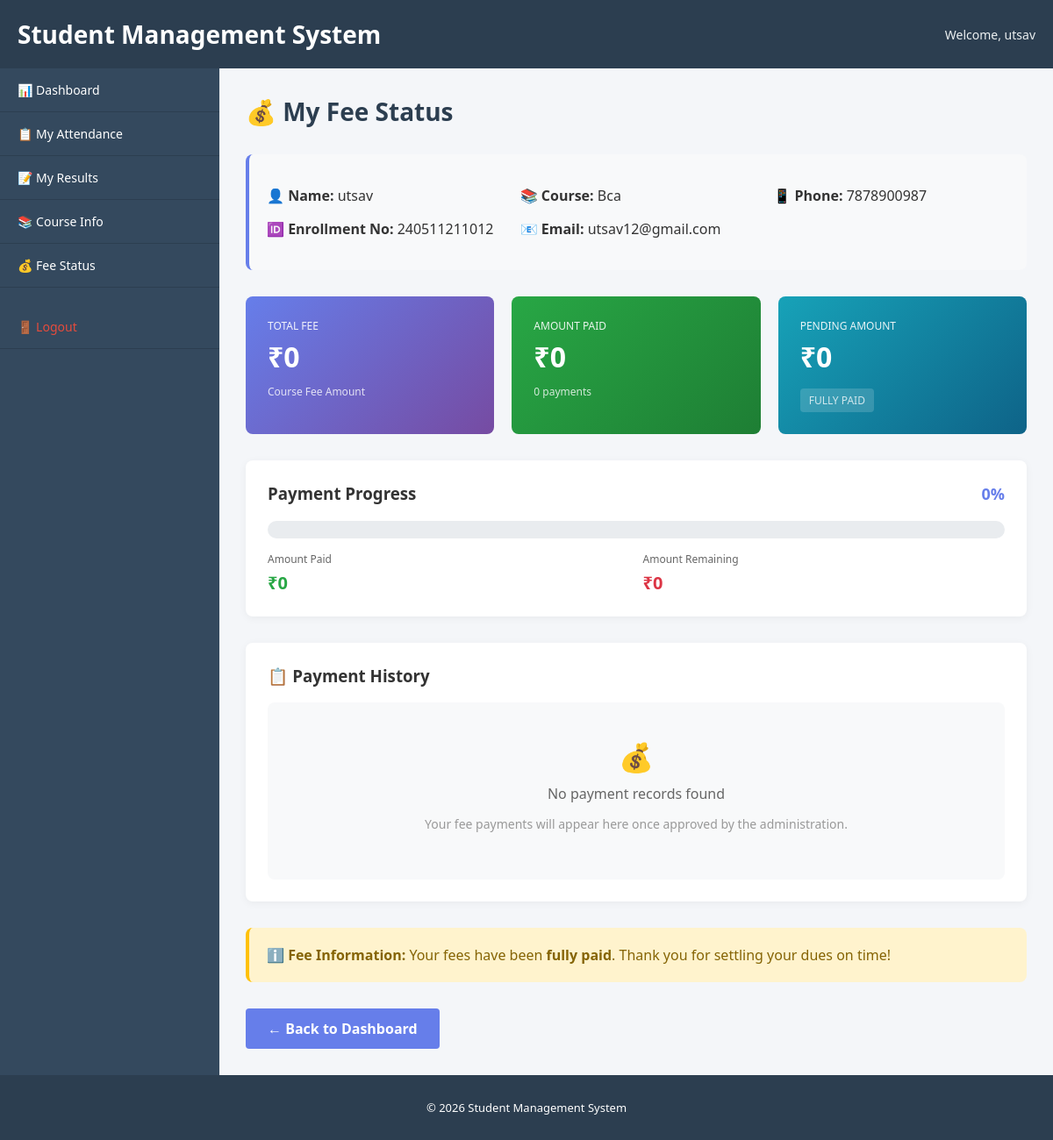
Screenshot of /modules/fees/student_fees.php (signed in) with the database file from the repository.
### tables this page shows
CREATE TABLE `students` (
  `id` int(11) NOT NULL AUTO_INCREMENT,
  `enrollment_no` varchar(50) NOT NULL,
  `name` varchar(100) NOT NULL,
  `email` varchar(150) DEFAULT NULL,
  `phone` varchar(15) DEFAULT NULL,
  `gender` enum('Male','Female','Other') DEFAULT NULL,
  `dob` date DEFAULT NULL,
  `address` text DEFAULT NULL,
  `photo` varchar(255) DEFAULT NULL,
  `course_id` int(11) DEFAULT NULL,
  `admission_date` date DEFAULT NULL,
  `created_at` timestamp NOT NULL DEFAULT current_timestamp(),
  PRIMARY KEY (`id`),
  UNIQUE KEY `enrollment_no` (`enrollment_no`),
  KEY `course_id` (`course_id`),
  CONSTRAINT `students_ibfk_1` FOREIGN KEY (`course_id`) REFERENCES `courses` (`id`) ON DELETE SET NULL
);

CREATE TABLE `courses` (
  `id` int(11) NOT NULL AUTO_INCREMENT,
  `course_name` varchar(100) NOT NULL,
  `course_code` varchar(50) NOT NULL,
  `duration` varchar(50) DEFAULT NULL,
  `created_at` timestamp NOT NULL DEFAULT current_timestamp(),
  PRIMARY KEY (`id`),
  UNIQUE KEY `course_code` (`course_code`)
);

### modules/fees/student_fees.php (the view, shortened to what this page needs)
<?php
include "../../config/db.php";
include "../../includes/header.php";
include "../../includes/sidebar.php";
$user_id = $_SESSION['user_id'];
$student_query = "SELECT s.*, c.course_name, c.id as course_id FROM students s
                  LEFT JOIN courses c ON s.course_id = c.id
                  WHERE s.email = (SELECT email FROM users WHERE id='$user_id')";
$student_result = mysqli_query($conn, $student_query);
$student = mysqli_fetch_assoc($student_result);
$course_id = $student['course_id'];
$fee_structure = [];
if ($course_id) {
    $fee_structure_query = "SELECT * FROM fee_structure WHERE course_id='" . intval($course_id) . "'";
    $fee_structure_result = mysqli_query($conn, $fee_structure_query);
    $fee_structure = mysqli_fetch_assoc($fee_structure_result);
}
$total_fee = $fee_structure['total_fee'] ?? 0;
$payments = [];
$paid_amount = 0;
$pending_amount = $total_fee - $paid_amount;
$payment_percentage = $total_fee > 0 ? round(($paid_amount / $total_fee) * 100, 1) : 0;
$status = $pending_amount <= 0 ? 'FULLY PAID' : ($pending_amount > 0 && $pending_amount < $total_fee ? 'PARTIAL' : 'DUE');
?>
<div class="content">
    <h2 class="dashboard-title">💰 My Fee Status</h2>
    <div style="background: #f8f9fa; padding: 20px; border-radius: 8px; margin-bottom: 30px; border-left: 4px solid #667eea;">
        <div style="display: grid; grid-template-columns: 1fr 1fr 1fr; gap: 20px;">
            <div>
                <p><strong>👤 Name:</strong> <?php echo htmlspecialchars($student['name']); ?></p>
                <p><strong>🆔 Enrollment No:</strong> <?php echo htmlspecialchars($student['enrollment_no']); ?></p>
            </div>
            <div>
                <p><strong>📚 Course:</strong> <?php echo htmlspecialchars($student['course_name'] ?? 'Not Assigned'); ?></p>
                <p><strong>📧 Email:</strong> <?php echo htmlspecialchars($student['email']); ?></p>
            </div>
            <div>
                <p><strong>📱 Phone:</strong> <?php echo htmlspecialchars($student['phone'] ?? 'N/A'); ?></p>
            </div>
        </div>
    </div>
    <div style="display: grid; grid-template-columns: repeat(auto-fit, minmax(250px, 1fr)); gap: 20px; margin-bottom: 30px;">
        <div style="background: linear-gradient(135deg, #667eea 0%, #764ba2 100%); padding: 25px; border-radius: 8px; color: white;">
            <div style="font-size: 12px; opacity: 0.9; margin-bottom: 5px;">TOTAL FEE</div>
            <div style="font-size: 32px; font-weight: 700; margin-bottom: 10px;">₹<?php echo number_format($total_fee, 0); ?></div>
            <div style="font-size: 12px; opacity: 0.8;">Course Fee Amount</div>
        </div>
        <div style="background: linear-gradient(135deg, #28a745 0%, #1e7e34 100%); padding: 25px; border-radius: 8px; color: white;">
            <div style="font-size: 12px; opacity: 0.9; margin-bottom: 5px;">AMOUNT PAID</div>
            <div style="font-size: 32px; font-weight: 700; margin-bottom: 10px;">₹<?php echo number_format($paid_amount, 0); ?></div>
            <div style="font-size: 12px; opacity: 0.8;"><?php echo count($payments); ?> payment<?php echo count($payments) !== 1 ? 's' : ''; ?></div>
        </div>
        <div style="background: linear-gradient(135deg, <?php echo $status === 'FULLY PAID' ? '#17a2b8' : '#dc3545'; ?> 0%, <?php echo $status === 'FULLY PAID' ? '#0e6388' : '#a02622'; ?> 100%); padding: 25px; border-radius: 8px; color: white;">
            <div style="font-size: 12px; opacity: 0.9; margin-bottom: 5px;">PENDING AMOUNT</div>
            <div style="font-size: 32px; font-weight: 700; margin-bottom: 10px;">₹<?php echo number_format($pending_amount, 0); ?></div>
            <div style="font-size: 12px; opacity: 0.8; background: rgba(255,255,255,0.2); padding: 5px 10px; border-radius: 4px; display: inline-block; margin-top: 5px;"><?php echo $status; ?></div>
        </div>
    </div>
    <div style="background: white; padding: 25px; border-radius: 8px; box-shadow: 0 2px 10px rgba(0,0,0,0.05); margin-bottom: 30px;">
        <h3 style="margin-top: 0; color: #333; display: flex; justify-content: space-between; align-items: center;">
            <span>Payment Progress</span>
            <span style="font-size: 18px; color: #667eea;"><?php echo $payment_percentage; ?>%</span>
        </h3>
        <div style="background: #e9ecef; height: 20px; border-radius: 10px; overflow: hidden;">
        </div>
        <div style="display: grid; grid-template-columns: 1fr 1fr; gap: 15px; margin-top: 15px;">
            <div>
                <div style="font-size: 12px; color: #666; margin-bottom: 5px;">Amount Paid</div>
                <div style="font-size: 20px; font-weight: 600; color: #28a745;">₹<?php echo number_format($paid_amount, 0); ?></div>
            </div>
            <div>
                <div style="font-size: 12px; color: #666; margin-bottom: 5px;">Amount Remaining</div>
                <div style="font-size: 20px; font-weight: 600; color: #dc3545;">₹<?php echo number_format($pending_amount, 0); ?></div>
            </div>
        </div>
    </div>
    <div style="background: white; padding: 25px; border-radius: 8px; box-shadow: 0 2px 10px rgba(0,0,0,0.05);">
        <h3 style="margin-top: 0; color: #333;">📋 Payment History</h3>
        <?php if (count($payments) > 0): ?>
            <div style="overflow-x: auto;">
                <table class="table" style="width: 100%; border-collapse: collapse;">
                    <thead>
                        <tr style="background: #f8f9fa; border-bottom: 2px solid #667eea;">
                            <th style="padding: 15px; text-align: left; font-weight: 600; color: #333;">Payment Date</th>
                            <th style="padding: 15px; text-align: left; font-weight: 600; color: #333;">Amount Paid</th>
                            <th style="padding: 15px; text-align: left; font-weight: 600; color: #333;">Payment Method</th>
                            <th style="padding: 15px; text-align: left; font-weight: 600; color: #333;">Notes</th>
                        </tr>
                    </thead>
                    <tbody>
                        <?php foreach ($payments as $payment):
                            $pay_date = date('d-M-Y', strtotime($payment['payment_date']));
                        ?>
                            <tr style="border-bottom: 1px solid #e9ecef;">
                                <td style="padding: 15px; color: #333;">
                                    📅 <?php echo htmlspecialchars($pay_date); ?>
                                </td>
                                <td style="padding: 15px; color: #28a745; font-weight: 600;">
                                    ₹<?php echo number_format($payment['amount_paid'], 0); ?>
                                </td>
                                <td style="padding: 15px; color: #666;">
                                    <?php
                                        $method = htmlspecialchars($payment['payment_method']);
                                        $method_badge = $method === 'Cash' ? '💵' : ($method === 'Cheque' ? '📄' : ($method === 'Online' ? '💳' : '🏦'));
                                        echo $method_badge . ' ' . $method;
                                    ?>
                                </td>
                                <td style="padding: 15px; color: #666;">
                                    <?php echo $payment['notes'] ? htmlspecialchars($payment['notes']) : '-'; ?>
                                </td>
                            </tr>
                        <?php endforeach; ?>
                    </tbody>
                </table>
            </div>
            <div style="margin-top: 20px; padding: 15px; background: #f0f8ff; border-left: 4px solid #2196F3; border-radius: 4px;">
                <p style="margin: 0; color: #333;">
                    <strong>Total Payments Recorded:</strong> <span style="color: #667eea; font-size: 16px; font-weight: 600;">₹<?php echo number_format($paid_amount, 0); ?></span>
                    <br><small style="color: #666; margin-top: 5px; display: block;">
                        <?php echo count($payments); ?> payment<?php echo count($payments) !== 1 ? 's' : ''; ?> received on your account
                    </small>
                </p>
            </div>
        <?php else: ?>
            <div style="text-align: center; padding: 40px; background: #f8f9fa; border-radius: 8px;">
                <div style="font-size: 32px; margin-bottom: 10px;">💰</div>
                <p style="color: #666; margin: 10px 0;">No payment records found</p>
                <p style="color: #999; font-size: 14px;">Your fee payments will appear here once approved by the administration.</p>
            </div>
        <?php endif; ?>
    </div>
    <div style="margin-top: 30px; padding: 20px; background: #fff3cd; border-left: 4px solid #ffc107; border-radius: 8px;">
        <p style="margin: 0; color: #856404;">
            <strong>ℹ️ Fee Information:</strong>
            <?php if ($status === 'FULLY PAID'): ?>
                Your fees have been <strong>fully paid</strong>. Thank you for settling your dues on time!
            <?php elseif ($status === 'PARTIAL'): ?>
                Your fees are <strong>partially paid</strong>. Please clear the pending amount of <strong>₹<?php echo number_format($pending_amount, 0); ?></strong> at your earliest convenience.
            <?php else: ?>
                Your fees are <strong>due for payment</strong>. Please contact the administration office for payment details.
            <?php endif; ?>
        </p>
    </div>
    <div style="margin-top: 30px;">
        <a href="../student_dashboard.php" style="display: inline-block; padding: 12px 25px; background: #667eea; color: white; text-decoration: none; border-radius: 4px; font-weight: 600; transition: all 0.3s;">
            ← Back to Dashboard
        </a>
    </div>
</div>
<?php include "../../includes/footer.php"; ?>

### assets/css/style.css (style rules this page uses)
* { box-sizing: border-box; }
body { margin: 0; font-family: 'Segoe UI', Tahoma, Geneva, Verdana, sans-serif; background-color: #f4f6f9; color: #333; }
.content { flex: 1; padding: 30px; background-color: #f4f6f9; overflow-y: auto; }
h2, h3 { color: #2c3e50; margin-top: 0; }
.dashboard-title { font-size: 32px; margin-bottom: 30px; }
.dashboard-title { font-size: 28px; margin-bottom: 30px; }

### rows the page displays
students: name "utsav", enrollment_no "240511211012", course.course_name "Bca", email "utsav12@gmail.com", phone "7878900987"

### other values shown
$_SESSION['user_name'] "utsav"
$total_fee "0"
$paid_amount "0"
count($payments) "0"
$pending_amount "0"
$status "FULLY PAID"
$payment_percentage "0"
